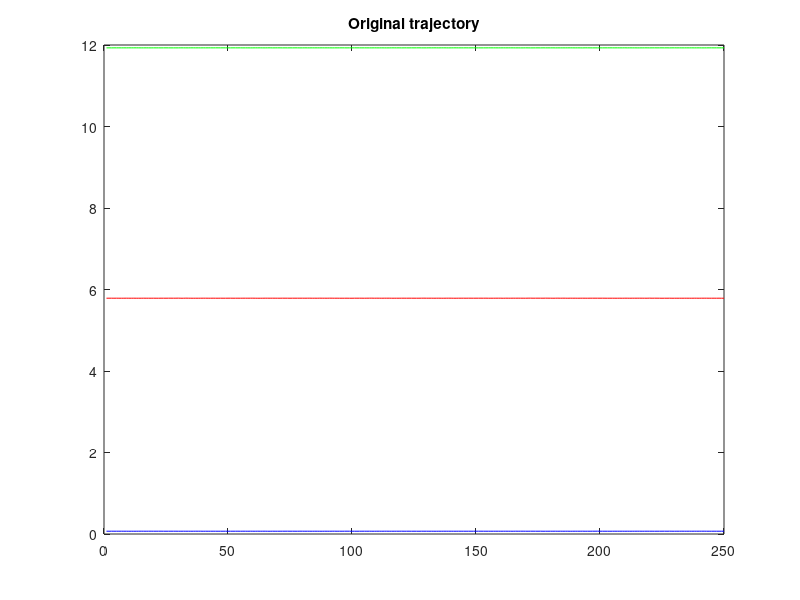
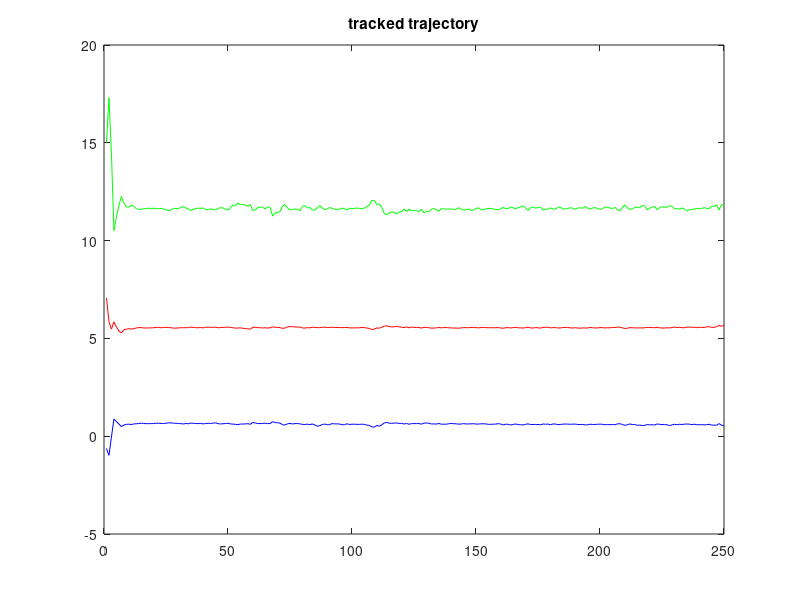
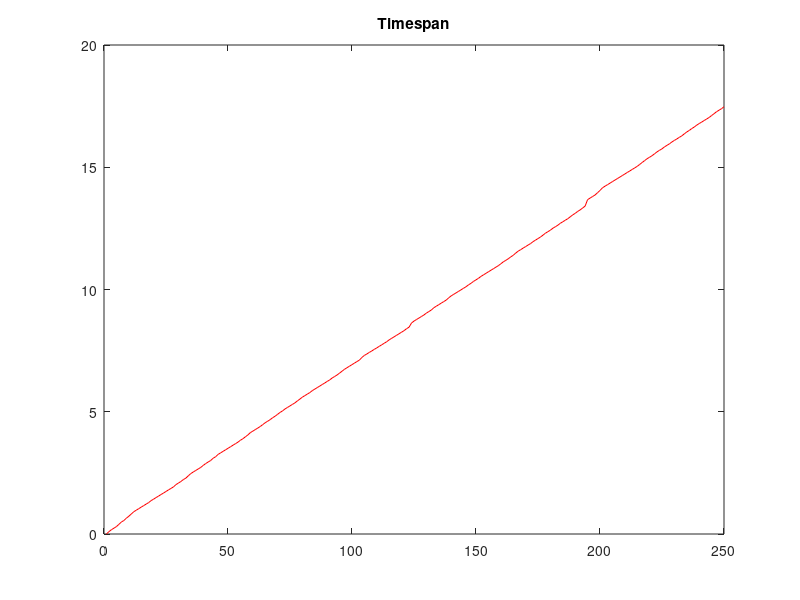
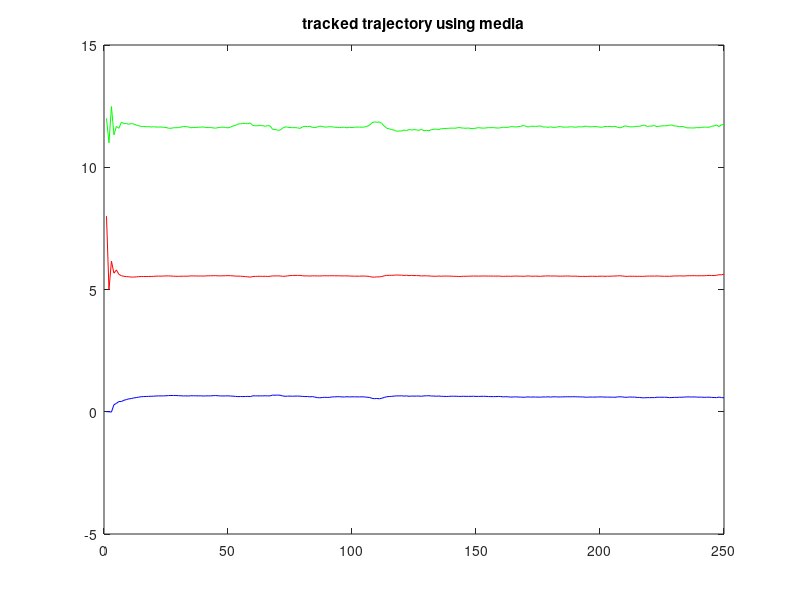

Here is the MATLAB script that generated these plots, in order:
clear all;close all; clc;
station_out_log = load('outputFile_StereoTracking.txt');
real_log = load('ViconData2.txt');

[nO, mO] = size(real_log);
[nS, mS] = size(station_out_log);

ni = 1;
nf = 250;

figure(ni);
plot(       ni:nf, real_log(ni:nf,2),'r',...
            ni:nf, real_log(ni:nf,3),'g',...
            ni:nf, real_log(ni:nf,4),'b');
title('Original trajectory');
        
figure(2);
plot(       ni:nf, station_out_log(ni:nf,2),'r',...
            ni:nf, station_out_log(ni:nf,3),'g',...
            ni:nf, station_out_log(ni:nf,4),'b');
title('tracked trajectory');

figure(3);
plot(   ni:nf, station_out_log(ni:nf,1), 'r');
title('Timespan');

% Filtrando tomando la media
posMed = [8, 12, 0; 5, 11, 0];
for i = 3:nf
   posMed = [posMed ; (station_out_log(i, 2:4) + posMed(i-1, :) + posMed(i-2, :))/3]; 
end

figure(4);
plot(       ni:nf, posMed(ni:nf,1),'r',...
            ni:nf, posMed(ni:nf,2),'g',...
            ni:nf, posMed(ni:nf,3),'b');
title('tracked trajectory using media');